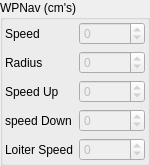
        <widget class="QGroupBox" name="groupBox_12">
         <property name="sizePolicy">
          <sizepolicy hsizetype="Preferred" vsizetype="Preferred">
           <horstretch>0</horstretch>
           <verstretch>0</verstretch>
          </sizepolicy>
         </property>
         <property name="minimumSize">
          <size>
           <width>150</width>
           <height>0</height>
          </size>
         </property>
         <property name="maximumSize">
          <size>
           <width>150</width>
           <height>16777215</height>
          </size>
         </property>
         <property name="title">
          <string>WPNav (cm's)</string>
         </property>
         <layout class="QVBoxLayout" name="verticalLayout_34">
          <property name="leftMargin">
           <number>2</number>
          </property>
          <property name="topMargin">
           <number>2</number>
          </property>
          <property name="rightMargin">
           <number>2</number>
          </property>
          <property name="bottomMargin">
           <number>2</number>
          </property>
          <item>
           <layout class="QHBoxLayout" name="horizontalLayout_12">
            <item>
             <layout class="QVBoxLayout" name="verticalLayout_35">
              <item>
               <widget class="QLabel" name="label_46">
                <property name="text">
                 <string>Speed</string>
                </property>
               </widget>
              </item>
              <item>
               <widget class="QLabel" name="label_47">
                <property name="text">
                 <string>Radius</string>
                </property>
               </widget>
              </item>
              <item>
               <widget class="QLabel" name="label_48">
                <property name="text">
                 <string>Speed Up</string>
                </property>
               </widget>
              </item>
              <item>
               <widget class="QLabel" name="label_49">
                <property name="text">
                 <string>speed Down</string>
                </property>
               </widget>
              </item>
              <item>
               <widget class="QLabel" name="label_3">
                <property name="text">
                 <string>Loiter Speed</string>
                </property>
               </widget>
              </item>
             </layout>
            </item>
            <item>
             <layout class="QVBoxLayout" name="verticalLayout_36">
              <item>
               <widget class="QDoubleSpinBox" name="wpNavSpeedSpinBox">
                <property name="enabled">
                 <bool>false</bool>
                </property>
                <property name="decimals">
                 <number>0</number>
                </property>
                <property name="minimum">
                 <double>-10000.000000000000000</double>
                </property>
                <property name="maximum">
                 <double>10000.000000000000000</double>
                </property>
               </widget>
              </item>
              <item>
               <widget class="QDoubleSpinBox" name="wpNavRadiusSpinBox">
                <property name="enabled">
                 <bool>false</bool>
                </property>
                <property name="decimals">
                 <number>0</number>
                </property>
                <property name="minimum">
                 <double>-10000.000000000000000</double>
                </property>
                <property name="maximum">
                 <double>10000.000000000000000</double>
                </property>
               </widget>
              </item>
              <item>
               <widget class="QDoubleSpinBox" name="wpNavSpeedUpSpinBox">
                <property name="enabled">
                 <bool>false</bool>
                </property>
                <property name="decimals">
                 <number>0</number>
                </property>
                <property name="minimum">
                 <double>-10000.000000000000000</double>
                </property>
                <property name="maximum">
                 <double>10000.000000000000000</double>
                </property>
               </widget>
              </item>
              <item>
               <widget class="QDoubleSpinBox" name="wpNavSpeedDownSpinBox">
                <property name="enabled">
                 <bool>false</bool>
                </property>
                <property name="decimals">
                 <number>0</number>
                </property>
                <property name="minimum">
                 <double>-10000.000000000000000</double>
                </property>
                <property name="maximum">
                 <double>10000.000000000000000</double>
                </property>
               </widget>
              </item>
              <item>
               <widget class="QDoubleSpinBox" name="wpNavLoiterSpeedSpinBox">
                <property name="enabled">
                 <bool>false</bool>
                </property>
                <property name="decimals">
                 <number>0</number>
                </property>
                <property name="minimum">
                 <double>-10000.000000000000000</double>
                </property>
                <property name="maximum">
                 <double>10000.000000000000000</double>
                </property>
               </widget>
              </item>
             </layout>
            </item>
           </layout>
          </item>
         </layout>
        </widget>
